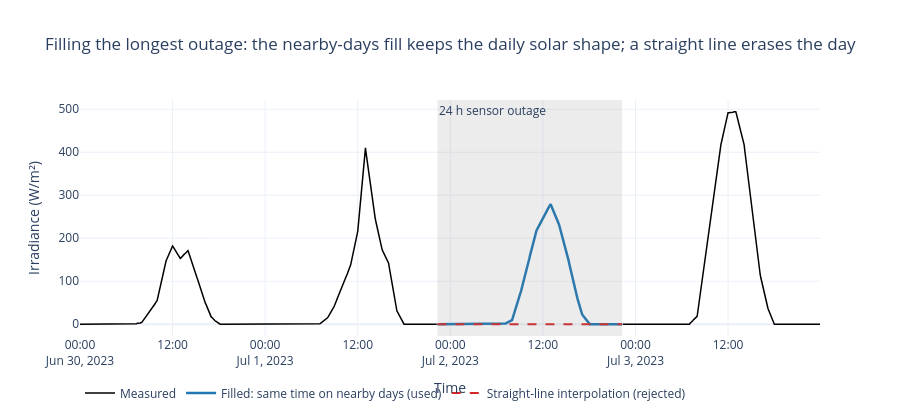

The code cell stored with this chart in its notebook:
### Code cell
# Figure 2.1 - Before/after: the 24-hour outage (1-2 July 2023), refilled two ways
win = slice("2023-06-30", "2023-07-03")
raw = df[COL["irr"]].loc[win]
gap = raw.isna()
straight = df[COL["irr"]].interpolate(method="time").loc[win]

fig = go.Figure()
fig.add_trace(go.Scatter(x=raw.index, y=raw, name="Measured",
                         line=dict(color="black", width=1.5)))
fig.add_trace(go.Scatter(x=raw.index, y=weather["irr"].loc[win].where(gap), name="Filled: same time on nearby days (used)",
                         line=dict(color="#1f77b4", width=2.5)))
fig.add_trace(go.Scatter(x=raw.index, y=straight.where(gap), name="Straight-line interpolation (rejected)",
                         line=dict(color="#d62728", width=2, dash="dash")))
fig.add_vrect(x0=raw.index[gap].min(), x1=raw.index[gap].max(), fillcolor="grey", opacity=0.15, line_width=0,
              annotation_text="24 h sensor outage", annotation_position="top left")
fig.update_layout(
    title="Filling the longest outage: the nearby-days fill keeps the daily solar shape; a straight line erases the day",
    xaxis_title="Time", yaxis_title="Irradiance (W/m²)", template="plotly_white", height=420,
    legend=dict(orientation="h", yanchor="top", y=-0.18, x=0))
fig.show()

### Figure 1 — Plotly figure (JSON) as saved in the notebook; plotly's stock layout.template omitted (floating-point values rounded to 4 significant figures; data arrays with more than 128 entries replaced by an {"elided": "..."} marker saying what was removed)
{"data": [{"line": {"color": "black", "width": 1.5}, "name": "Measured", "type": "scatter", "x": {"elided": "1152 str values"}, "y": {"elided": "1152 float values"}}, {"line": {"color": "#1f77b4", "width": 2.5}, "name": "Filled: same time on nearby days (used)", "type": "scatter", "x": {"elided": "1152 str values"}, "y": {"elided": "1152 float values"}}, {"line": {"color": "#d62728", "dash": "dash", "width": 2}, "name": "Straight-line interpolation (rejected)", "type": "scatter", "x": {"elided": "1152 str values"}, "y": {"elided": "1152 float values"}}], "layout": {"annotations": [{"showarrow": false, "text": "24 h sensor outage", "x": "2023-07-01T22:20:00", "xanchor": "left", "xref": "x", "y": 1, "yanchor": "top", "yref": "y domain"}], "height": 420, "legend": {"orientation": "h", "x": 0, "y": -0.18, "yanchor": "top"}, "shapes": [{"fillcolor": "grey", "line": {"width": 0}, "opacity": 0.15, "type": "rect", "x0": "2023-07-01T22:20:00", "x1": "2023-07-02T22:15:00", "xref": "x", "y0": 0, "y1": 1, "yref": "y domain"}], "title": {"text": "Filling the longest outage: the nearby-days fill keeps the daily solar shape; a straight line erases the day"}, "xaxis": {"title": {"text": "Time"}}, "yaxis": {"title": {"text": "Irradiance (W/m²)"}}}}
